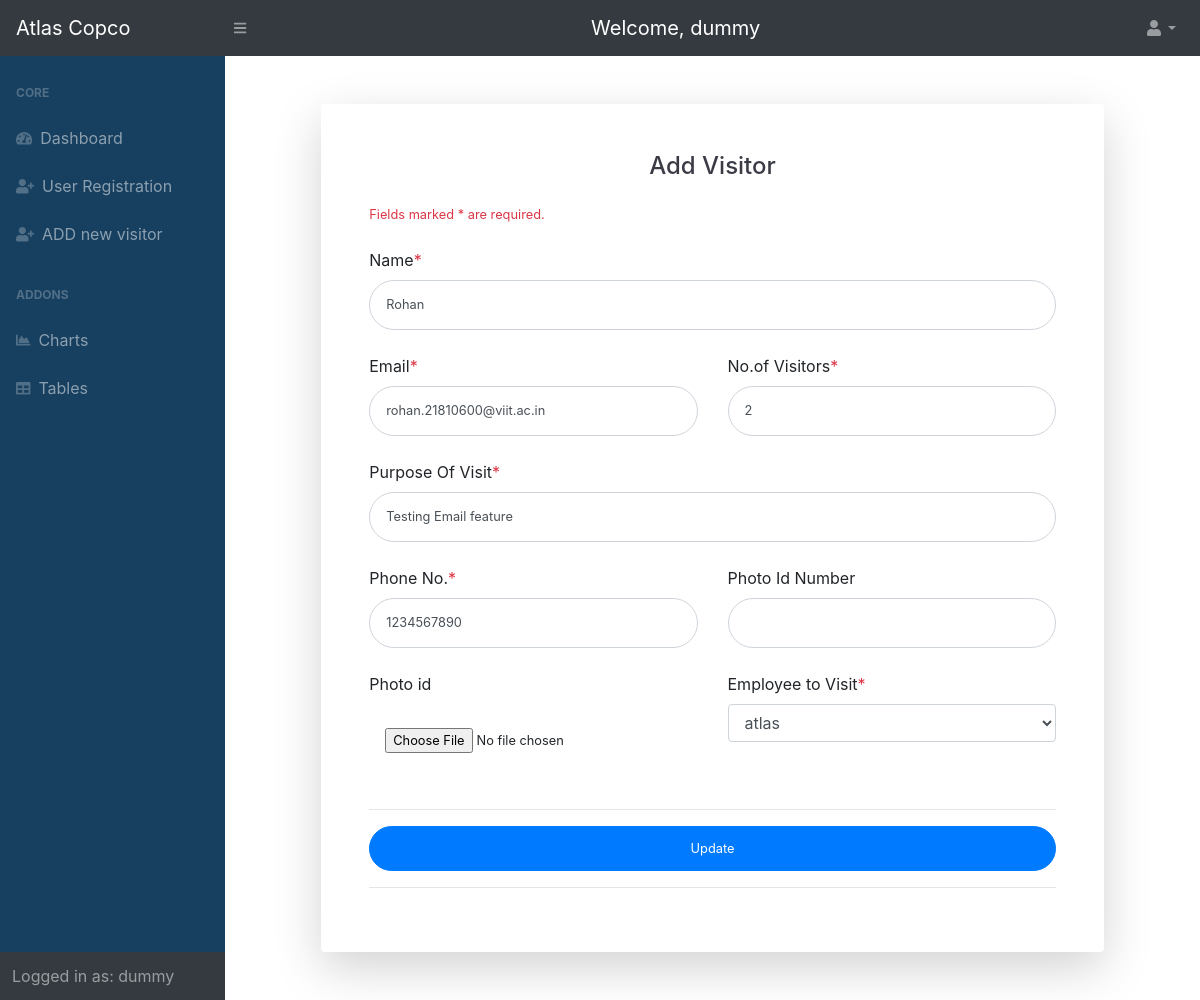
Page /entry/updatevisitor/36/ (signed in) on the earlier database version.
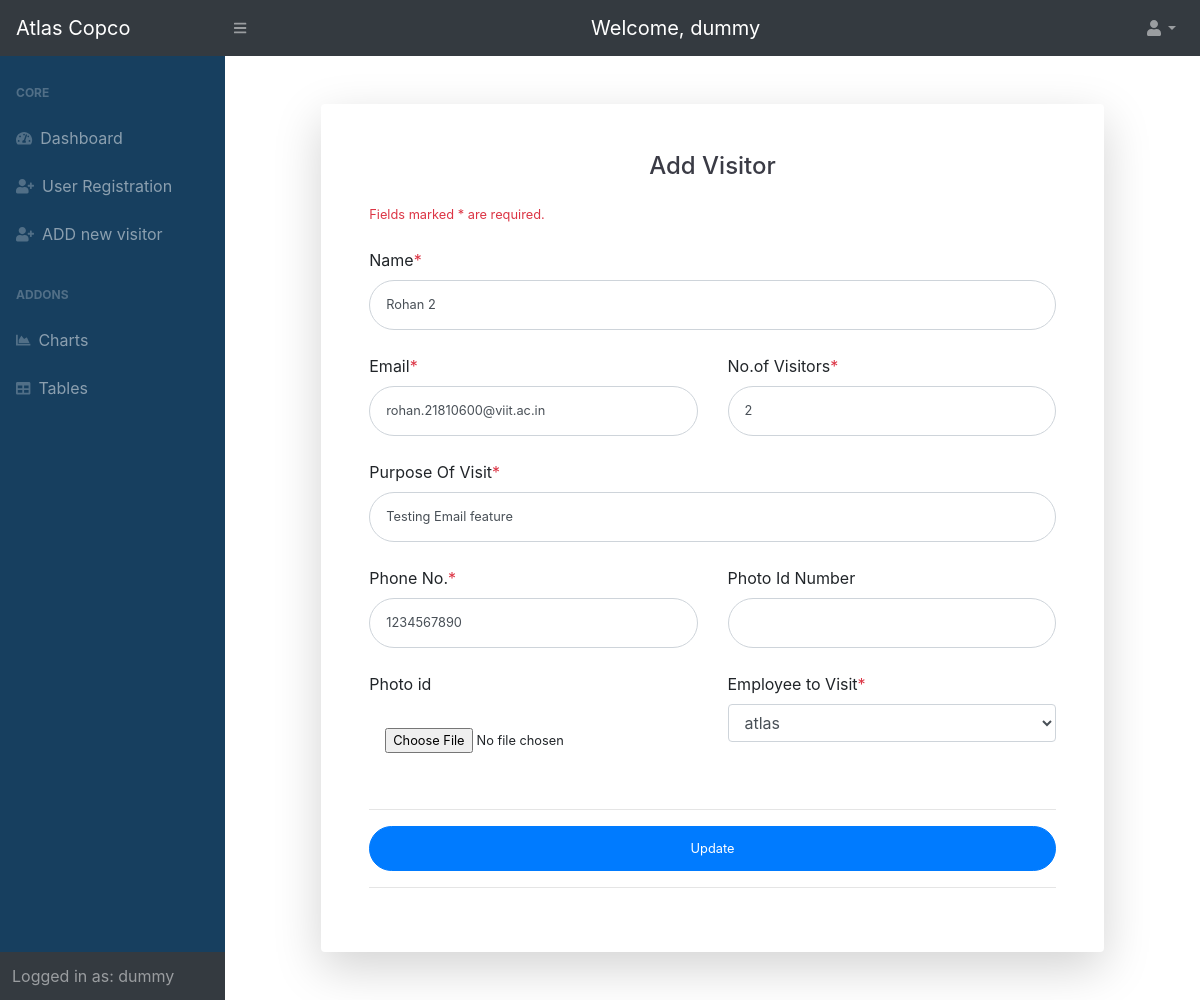
Same page on the later database version.
### entry/models.py (models this page shows, shortened)
class Visitor(models.Model):
    name = models.CharField(verbose_name='Name', max_length=200, validators=[
        MinLengthValidator(2, 'Minimum 2 Characters are required')])  # name of the visitor
    purpose = models.CharField(verbose_name='Purpose', max_length=200, validators=[
        MinLengthValidator(4, 'Minimum 4 characters are required')])  # purpose of visit
    mobile = models.IntegerField(verbose_name='Mobile number')  # mobile no. of the visitor
    email = models.EmailField(verbose_name='Email', validators=[EmailValidator()])  # email address of the visitor
    no_of_people = models.IntegerField(verbose_name='No of people')  # no. of visitors
    photo_id_number = models.CharField(verbose_name='Photo Id Number', max_length=20, null=True, blank=True)
    photo_id = models.ImageField(verbose_name='Photo Id', upload_to='media/photo_id', null=True, blank=True)
    in_time = models.DateTimeField(verbose_name='Visit In time', null=True, blank=True)  # in time of the visitor, added automatically
    out_time = models.DateTimeField(verbose_name='Visit Out Time', null=True, blank=True)  # out time of the visitor added automatically
    token = models.CharField(verbose_name='Token', max_length=200, null=True, blank=True)  # token(autogenerated)
    qrcode = models.ImageField(verbose_name='QR Code', upload_to='media/qrcodes', null=True, blank=True)  # qr code generated from the token
    user = models.ForeignKey(Employee, verbose_name='Employee to visit', on_delete=models.PROTECT)  # link to the User table, to store which user allowed the entry

class Employee(models.Model):  # the user model includes the admin, employee and security guard
    mobile = models.CharField(max_length=10)  # mobile no for registration
    pic = models.ImageField(upload_to='media')  # photo of the user
    admin = models.BooleanField(default=False)  # admin status availability
    user = models.OneToOneField(User, on_delete=models.CASCADE)

### entry/views.py (the view)
# urls.py: path('updatevisitor/<int:pk>/', views.VisitorUpdateView.as_view(), name="visitor-update"),
class VisitorUpdateView(LoginRequiredMixin, UpdateView):
    model = Visitor
    fields = ['name', 'purpose', 'no_of_people', 'email', 'mobile', 'photo_id_number', 'photo_id', 'user']
    success_url = reverse_lazy('home')
    template_name = 'entry/visitor_booking.html'
    def get_context_data(self, **kwargs):
        context = super().get_context_data()
        context['employees'] = Employee.objects.all()
        return context

### entry/templates/entry/visitor_booking.html (shortened to what this page needs)
{% extends 'home/base.html' %} {% load crispy_forms_tags %} {% block content %}
<div id="layoutSidenav_content">
    <main>
        <div class="container">
            <div class="row justify-content-center">
                <div class="col-xl-10 col-lg-10 col-md-10">
                    <div class="card o-hidden border-0 shadow-lg my-5">
                        <div class="card-body p-0">
                            <div class="row">
                                <div class="col-lg-12">
                                    <div class="p-5">
                                        <div class="text-center">
                                            <h1 class="h4 text-gray-900 mb-4">Add Visitor</h1>
                                        </div>
                                        <small class="form-text text-danger">Fields marked * are required.</small><br>
                                        <form class="user" method="post" enctype="multipart/form-data">
                                            <div class="row">
                                                <div class="col">
                                                    <div class="form-group pb-2">
                                                        <label>Name<span class="asteriskField text-danger">*</span></label>
                                                        <input type="text" class="form-control form-control-user" placeholder="Enter Name of the Visitor" name="name" {% if form.name.value %}value="{{ form.name.value }}"{% endif %} required>
                                                    </div>
                                                </div>
                                            </div>
                                            <div class="row">
                                                <div class="col">
                                                    <div class="form-group pb-2">
                                                        <label>Email<span class="asteriskField text-danger">*</span></label>
                                                        <input type="email" name="email" class="form-control form-control-user" placeholder="Enter Email" {% if form.email.value %}value="{{ form.email.value }}"{% endif %} required>
                                                    </div>
                                                </div>
                                                <div class="col">
                                                    <div class="form-group pb-2">
                                                        <label>No.of Visitors<span class="asteriskField text-danger">*</span></label>
                                                        <input type="number" name="no_of_people" class="form-control form-control-user" placeholder="Enter No.of Visitors" {% if form.no_of_people.value %}value="{{ form.no_of_people.value }}"{% endif %} required>
                                                    </div>
                                                </div>
                                            </div>
                                            <div class="row">
                                                <div class="col">
                                                    <div class="form-group pb-2">
                                                        <label>Purpose Of Visit<span class="asteriskField text-danger">*</span></label><br>
                                                        <input type="text" name="purpose" placeholder="Enter Purpose of Visit" class="form-control form-control-user" {% if form.purpose.value %}value="{{ form.purpose.value }}"{% endif %} required>
                                                    </div>
                                                </div>
                                            </div>
                                            <div class="row">
                                                <div class="col">
                                                    <div class="form-group pb-2">
                                                        <label>Phone No.<span class="asteriskField text-danger">*</span></label>
                                                        <input type="text" name="mobile" class="form-control form-control-user" placeholder="Enter Phone No." {% if form.mobile.value %}value="{{ form.mobile.value }}"{% endif %} required>
                                                    </div>
                                                </div>
                                                <div class="col">
                                                    <div class="form-group pb-2">
                                                        <label>Photo Id Number</label><br>
                                                        <input type="text" name="photo_id_number" class="form-control form-control-user">
                                                    </div>
                                                </div>
                                            </div>
                                            <div class="row">
                                                <div class="col">
                                                    <div id="div_id_photo_id" class="form-group">
                                                        <label for="id_photo_id" class=" requiredField">Photo id</label>
                                                        <div class=""> <input type="file" name="photo_id" accept="image/*" class="clearablefileinput form-control-file is-invalid form-control-user" id="id_photo_id">
                                                        </div>
                                                    </div>
                                                </div>
                                                <div class="col">
                                                    <div id="div_id_user" class="form-group">
                                                        <label for="id_user" class=" requiredField">Employee to Visit<span class="asteriskField text-danger">*</span></label>
                                                        <div class="">
                                                            <select name="user" class="select form-control" required id="id_user">
																	{% for employee in employees %}
																		<option value="{{ employee.user.id }}" {% if form.user.value == employee.user.id %} selected {% endif %}>{{ employee.user.username }}</option>
																	{% endfor %}
																</select>
                                                        </div>
                                                    </div>
                                                </div>
                                            </div>
                                            <hr>
                                            <input type="submit" name="add_btn" {% if form.email.value %}value="Update"{% else %}value="Add"{% endif %} class="btn btn-primary btn-user btn-block" style="border-radius: 10rem;">
                                            <hr>
                                        </form>
                                    </div>
                                </div>
                            </div>
                        </div>
                    </div>
                </div>
            </div>
        </div>
    </main>
</div>
{% endblock content %}

### home/templates/home/base.html (shortened to what this page needs)
{% load static %} {% load crispy_forms_tags %}
<!DOCTYPE html>
<html lang=en>
<head>
    <link rel="stylesheet" href="https://stackpath.bootstrapcdn.com/bootstrap/4.5.2/css/bootstrap.min.css">
    <link rel="stylesheet" type="text/css" href="{% static 'home/style.css' %}">
</head>
<body>
    <nav class="sb-topnav navbar navbar-expand navbar-dark bg-dark sticky-top">
        <a class="navbar-brand" href="dashboard.html">Atlas Copco</a>
        <button class="btn btn-link btn-sm order-1 order-lg-0" id="sidebarToggle"><i class="fas fa-bars"></i></button>
        <span class="d-none d-md-inline-block form-inline ml-auto mr-0 mr-md-3 my-2 my-md-0 navbar-brand"> Welcome, {{ request.user.first_name }} </span>
        <ul class="navbar-nav ml-auto ">
            <li class="nav-item dropdown">
                <a class="nav-link dropdown-toggle" id="userDropdown" href="#" role="button" data-toggle="dropdown" aria-haspopup="true" aria-expanded="false"><i class="fas fa-user fa-fw"></i></a>
            </li>
        </ul>
    </nav>
    <div id="layoutSidenav">
        <div id="layoutSidenav_nav">
            <nav class="sb-sidenav accordion sb-sidenav-dark" id="sidenavAccordion" style="background-color: #173F5F;">
                <div class="sb-sidenav-menu">
                    <div class="nav">
                        <div class="sb-sidenav-menu-heading">Core</div>
                        <a class="nav-link" href="{% url 'home' %}">
                            <div class="sb-nav-link-icon"><i class="fas fa-tachometer-alt"></i></div>
                            Dashboard <br> {% if request.user.employee.admin %}
                            <a class="nav-link" href="{% url 'user-signup' %}">
                                <div class="sb-nav-link-icon"><i class="fas fa-user-plus"></i></div>
                                User Registration
                            </a>
                            {% endif %}
                            <a class="nav-link" href="{% url 'entry:new-visitor' %}">
                                <div class="sb-nav-link-icon"><i class="fa fa-user-plus fa-fw"></i></div>
                                ADD new visitor
                            </a>
                            {% if request.user.employee.admin %}
                            <div class="sb-sidenav-menu-heading">Addons</div>
                            <a class="nav-link" href="#">
                                <div class="sb-nav-link-icon"><i class="fas fa-chart-area"></i></div>
                                Charts
                            </a>
                            <a class="nav-link" href="#">
                                <div class="sb-nav-link-icon"><i class="fas fa-table"></i></div>
                                Tables
                            </a>
                            {% endif %}
                    </div>
                </div>
                <div class="sb-sidenav-footer">
                    <div class="large">Logged in as: {{ request.user.first_name }}</div>
                </div>
            </nav>
        </div>
        {% block content %} {% endblock content %}
    </div>
</body>
</html>

### home/static/home/style.css (style rules this page uses)
form.user .form-control-user { font-size: .8rem; border-radius: 10rem; padding: 1.5rem 1rem }
form.user .btn-user { font-size: .8rem; border-radius: 10rem; padding: .75rem 1rem }
.text-gray-900 { color: #3a3b45!important }
#layoutSidenav { display: flex; }
#layoutSidenav #layoutSidenav_nav { flex-basis: 225px; flex-shrink: 0; transition: transform 0.15s ease-in-out; z-index: 1038; transform: translateX(-225px); }
#layoutSidenav #layoutSidenav_content { position: relative; display: flex; flex-direction: column; justify-content: space-between; min-width: 0; flex-grow: 1; min-height: calc(100vh - 56px); margin-left: -225px; }
@media (min-width: 992px) { #layoutSidenav #layoutSidenav_nav { transform: translateX(0); } }
@media (min-width: 992px) { #layoutSidenav #layoutSidenav_content { margin-left: 0; transition: margin 0.15s ease-in-out; } }
.nav .nav-link .sb-nav-link-icon, .sb-sidenav-menu .nav-link .sb-nav-link-icon { margin-right: 0.5rem; }
.sb-topnav { padding-left: 0; height: 56px; z-index: 1039; }
.sb-topnav .navbar-brand { width: 225px; padding-left: 1rem; padding-right: 1rem; margin: 0; }
.sb-topnav.navbar-dark #sidebarToggle { color: rgba(255, 255, 255, 0.5); }
.sb-sidenav { display: flex; flex-direction: column; height: 100%; flex-wrap: nowrap; }
.sb-sidenav .sb-sidenav-menu { flex-grow: 1; }
.sb-sidenav .sb-sidenav-menu .nav { flex-direction: column; flex-wrap: nowrap; }
.sb-sidenav .sb-sidenav-menu .nav .sb-sidenav-menu-heading { padding: 1.75rem 1rem 0.75rem; font-size: 0.75rem; font-weight: bold; text-transform: uppercase; }
.sb-sidenav .sb-sidenav-menu .nav .nav-link { display: flex; align-items: center; padding-top: 0.75rem; padding-bottom: 0.75rem; position: relative; }
.sb-sidenav .sb-sidenav-menu .nav .nav-link .sb-nav-link-icon { font-size: 0.9rem; }
.sb-sidenav .sb-sidenav-footer { padding: 0.75rem; flex-shrink: 0; }
.sb-sidenav-dark { background-color: #212529; color: rgba(255, 255, 255, 0.5); }
.sb-sidenav-dark .sb-sidenav-menu .sb-sidenav-menu-heading { color: rgba(255, 255, 255, 0.25); }
.sb-sidenav-dark .sb-sidenav-menu .nav-link { color: rgba(255, 255, 255, 0.5); }
.sb-sidenav-dark .sb-sidenav-menu .nav-link .sb-nav-link-icon { color: rgba(255, 255, 255, 0.25); }
.sb-sidenav-dark .sb-sidenav-footer { background-color: #343a40; }

Differences in the rows shown:
changed Visitor "rohan.21810600@viit.ac.in": name "Rohan" → "Rohan 2"
